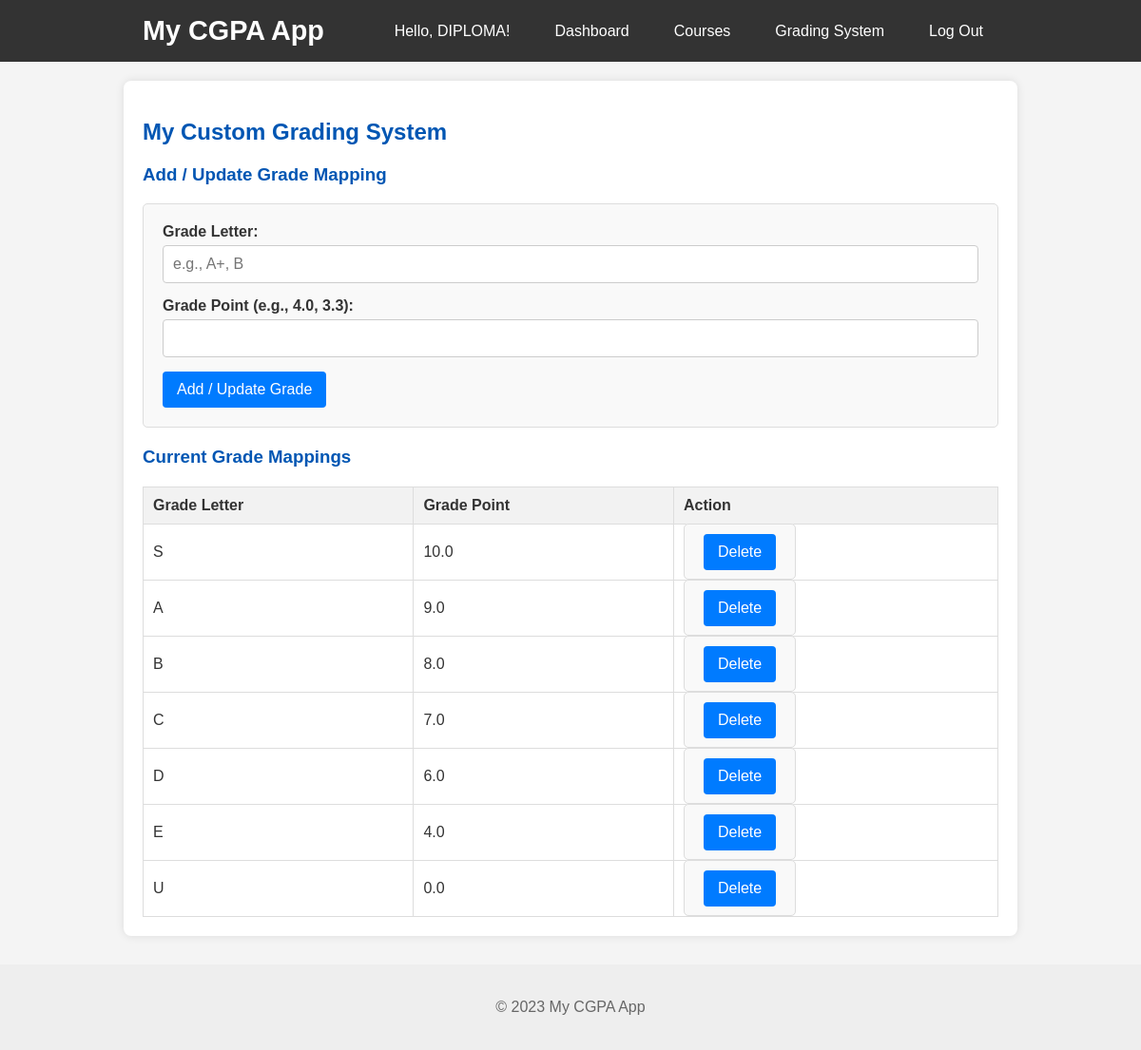
/grading_system (signed in), run on the app's committed database.
### tables this page shows
CREATE TABLE users (
            id INTEGER PRIMARY KEY AUTOINCREMENT,
            username TEXT UNIQUE NOT NULL,
            password TEXT NOT NULL
        );

CREATE TABLE grading_systems (
            id INTEGER PRIMARY KEY AUTOINCREMENT,
            user_id INTEGER NOT NULL,
            grade_letter TEXT NOT NULL,
            grade_point REAL NOT NULL,
            UNIQUE(user_id, grade_letter),
            FOREIGN KEY (user_id) REFERENCES users(id) ON DELETE CASCADE
        );

### app.py (the view, shortened to what this page needs)
@app.route('/grading_system', methods=('GET', 'POST'))
def grading_system():
    if g.user is None:
        return redirect(url_for('login'))
    db = get_db()
    cursor = db.cursor()
    user_grading_system_list = cursor.execute(
        "SELECT id, grade_letter, grade_point FROM grading_systems WHERE user_id = ? ORDER BY grade_point DESC",
        (g.user['id'],)
    ).fetchall()
    db.close()
    return render_template('grading_system.html', grading_system_list=user_grading_system_list)

### app.py (called while the page is built)
def get_user_grading_system(user_id):
    db = get_db()
    cursor = db.cursor()
    cursor.execute("SELECT grade_letter, grade_point FROM grading_systems WHERE user_id = ?", (user_id,))
    grading_system_rows = cursor.fetchall()
    db.close()
    grading_system_map = {row['grade_letter'].upper(): row['grade_point'] for row in grading_system_rows}
    return grading_system_map

@app.before_request
def load_logged_in_user():
    user_id = session.get('user_id')
    if user_id is None:
        g.user = None
        g.grading_system = {} # No grading system if not logged in
    else:
        db = get_db()
        cursor = db.cursor()
        g.user = cursor.execute("SELECT * FROM users WHERE id = ?", (user_id,)).fetchone()
        db.close()
        g.grading_system = get_user_grading_system(user_id) # Load user's grading system

@app.teardown_appcontext
def close_connection(exception):
    db = getattr(g, '_database', None)
    if db is not None:
        db.close()

### database.py (called while the page is built)
def get_db():
    conn = sqlite3.connect(DATABASE)
    conn.row_factory = sqlite3.Row # This makes rows behave like dictionaries
    return conn

### templates/grading_system.html (shortened to what this page needs)
{% extends 'base.html' %}
{% block content %}
    <div class="card">
        <div class="card-header">
            <h2>My Custom Grading System</h2>
        </div>
        <div class="card-body">
            <h3 class="card-subtitle">Add / Update Grade Mapping</h3>
            <form method="post" class="form-grid">
                <div class="form-group">
                    <label for="grade_letter">Grade Letter:</label>
                    <input type="text" id="grade_letter" name="grade_letter" placeholder="e.g., A+, B" required>
                </div>
                <div class="form-group">
                    <label for="grade_point">Grade Point (e.g., 4.0, 3.3):</label>
                    <input type="number" id="grade_point" name="grade_point" step="0.1" min="0" required>
                </div>
                <div class="form-group-full">
                    <button type="submit" class="btn btn-primary">Add / Update Grade</button>
                </div>
            </form>
            {% if grading_system_list %}
                <h3 class="card-subtitle mt-20">Current Grade Mappings</h3>
                <table>
                    <thead>
                        <tr>
                            <th>Grade Letter</th>
                            <th>Grade Point</th>
                            <th>Action</th>
                        </tr>
                    </thead>
                    <tbody>
                        {% for grade in grading_system_list %}
                            <tr>
                                <td>{{ grade.grade_letter }}</td>
                                <td>{{ "%.1f" % grade.grade_point }}</td>
                                <td>
                                    <form action="{{ url_for('grading_system') }}" method="post" style="display:inline;">
                                        <button type="submit" class="btn btn-danger btn-sm">Delete</button>
                                    </form>
                                </td>
                            </tr>
                        {% endfor %}
                    </tbody>
                </table>
            {% else %}
                <p>You haven't defined any custom grade mappings yet. Use the form above to add some!</p>
                <p>A default grading system was loaded upon registration, but you can override it or add more here.</p>
            {% endif %}
        </div>
    </div>
{% endblock %}

### templates/base.html (shortened to what this page needs)
<!DOCTYPE html>
<html lang="en">
<head>
    <link rel="stylesheet" href="{{ url_for('static', filename='style.css') }}">
</head>
<body>
    <header>
        <nav>
            <h1><a href="{{ url_for('index') }}">My CGPA App</a></h1>
            <ul class="nav-links">
                {% if g.user %}
                    <li><span class="nav-username">Hello, {{ g.user['username'] }}!</span></li>
                    <li><a href="{{ url_for('dashboard') }}" class="nav-item">Dashboard</a></li>
                    <li><a href="{{ url_for('courses') }}" class="nav-item">Courses</a></li>
                    <li><a href="{{ url_for('grading_system') }}" class="nav-item">Grading System</a></li>
                    <li><a href="{{ url_for('logout') }}" class="nav-item">Log Out</a></li>
                {% else %}
                    <li><a href="{{ url_for('register') }}" class="nav-item">Register</a></li>
                    <li><a href="{{ url_for('login') }}" class="nav-item">Log In</a></li>
                {% endif %}
            </ul>
        </nav>
    </header>
    <main>
        {% block content %}{% endblock %}
    </main>
    <footer>
        <p>&copy; 2023 My CGPA App</p>
    </footer>
</body>
</html>

### static/style.css (style rules this page uses)
body { font-family: Arial, sans-serif; margin: 0; padding: 0; background-color: #f4f4f4; color: #333; }
header { background-color: #333; color: #fff; padding: 1rem 0; text-align: center; }
header nav { display: flex; justify-content: space-between; align-items: center; max-width: 900px; margin: 0 auto; padding: 0 20px; }
header h1 { margin: 0; font-size: 1.8rem; }
header h1 a { color: #fff; text-decoration: none; }
header ul { list-style: none; margin: 0; padding: 0; display: flex; gap: 15px; }
header ul li a, header ul li span { color: #fff; text-decoration: none; padding: 0.5rem 1rem; border-radius: 5px; transition: background-color 0.3s ease; }
main { max-width: 900px; margin: 20px auto; padding: 20px; background-color: #fff; box-shadow: 0 0 10px rgba(0, 0, 0, 0.1); border-radius: 8px; }
footer { text-align: center; padding: 20px; margin-top: 30px; background-color: #eee; color: #666; }
h2, h3 { color: #0056b3; }
form { background-color: #f9f9f9; padding: 20px; border-radius: 5px; margin-bottom: 20px; border: 1px solid #ddd; }
form label { display: block; margin-bottom: 5px; font-weight: bold; }
form input[type="text"], form input[type="password"], form input[type="number"], form select { width: calc(100% - 22px); padding: 10px; margin-bottom: 15px; border: 1px solid #ccc; border-radius: 4px; font-size: 1rem; }
form button[type="submit"] { background-color: #007bff; color: white; padding: 10px 15px; border: none; border-radius: 4px; cursor: pointer; font-size: 1rem; transition: background-color 0.3s ease; }
table { width: 100%; border-collapse: collapse; margin-top: 20px; }
table, th, td { border: 1px solid #ddd; }
th, td { padding: 10px; text-align: left; }
th { background-color: #f2f2f2; font-weight: bold; }

### data on the page
users: user.username "DIPLOMA"
grading_systems: grade_letter "S", grade_point "10.0"
grading_systems: grade_letter "A", grade_point "9.0"
grading_systems: grade_letter "B", grade_point "8.0"
grading_systems: grade_letter "C", grade_point "7.0"
grading_systems: grade_letter "D", grade_point "6.0"
grading_systems: grade_letter "E", grade_point "4.0"
grading_systems: grade_letter "U", grade_point "0.0"
